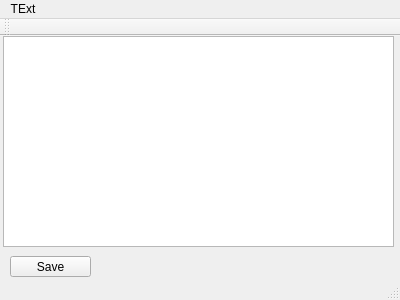
<?xml version="1.0" encoding="UTF-8"?>
<ui version="4.0">
 <class>saveText</class>
 <widget class="QMainWindow" name="saveText">
  <property name="geometry">
   <rect>
    <x>0</x>
    <y>0</y>
    <width>400</width>
    <height>300</height>
   </rect>
  </property>
  <property name="windowTitle">
   <string>saveText</string>
  </property>
  <widget class="QWidget" name="centralWidget">
   <widget class="QTextEdit" name="textEdit">
    <property name="geometry">
     <rect>
      <x>3</x>
      <y>0</y>
      <width>391</width>
      <height>211</height>
     </rect>
    </property>
   </widget>
   <widget class="QPushButton" name="SaveButton">
    <property name="geometry">
     <rect>
      <x>10</x>
      <y>220</y>
      <width>81</width>
      <height>21</height>
     </rect>
    </property>
    <property name="text">
     <string>Save</string>
    </property>
   </widget>
  </widget>
  <widget class="QMenuBar" name="menuBar">
   <property name="geometry">
    <rect>
     <x>0</x>
     <y>0</y>
     <width>400</width>
     <height>21</height>
    </rect>
   </property>
   <widget class="QMenu" name="menuTExt">
    <property name="title">
     <string>TExt</string>
    </property>
   </widget>
   <addaction name="menuTExt"/>
  </widget>
  <widget class="QToolBar" name="mainToolBar">
   <attribute name="toolBarArea">
    <enum>TopToolBarArea</enum>
   </attribute>
   <attribute name="toolBarBreak">
    <bool>false</bool>
   </attribute>
  </widget>
  <widget class="QStatusBar" name="statusBar"/>
 </widget>
 <layoutdefault spacing="6" margin="11"/>
 <resources/>
 <connections/>
</ui>
